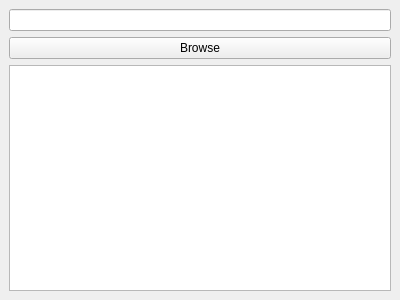
<?xml version="1.0" encoding="UTF-8"?>
<ui version="4.0">
    <class>MainWindow</class>
    <widget class="QMainWindow" name="MainWindow">
        <property name="geometry">
            <rect>
                <x>0</x>
                <y>0</y>
                <width>400</width>
                <height>300</height>
            </rect>
        </property>
        <property name="windowTitle">
        <string>File Browser</string>
        </property>
        <widget class="QWidget" name="centralwidget">
            <layout class="QVBoxLayout" name="verticalLayout">
                <item>
                    <widget class="QLineEdit" name="folderPathLineEdit"/>
                </item>
                <item>
                    <widget class="QPushButton" name="browseButton">
                        <property name="text">
                            <string>Browse</string>
                        </property>
                    </widget>
                </item>
                <item>
                    <widget class="QTextEdit" name="resultTextEdit"/>
                </item>
            </layout>
        </widget>
    </widget>
    <resources/>
    <connections/>
</ui>
